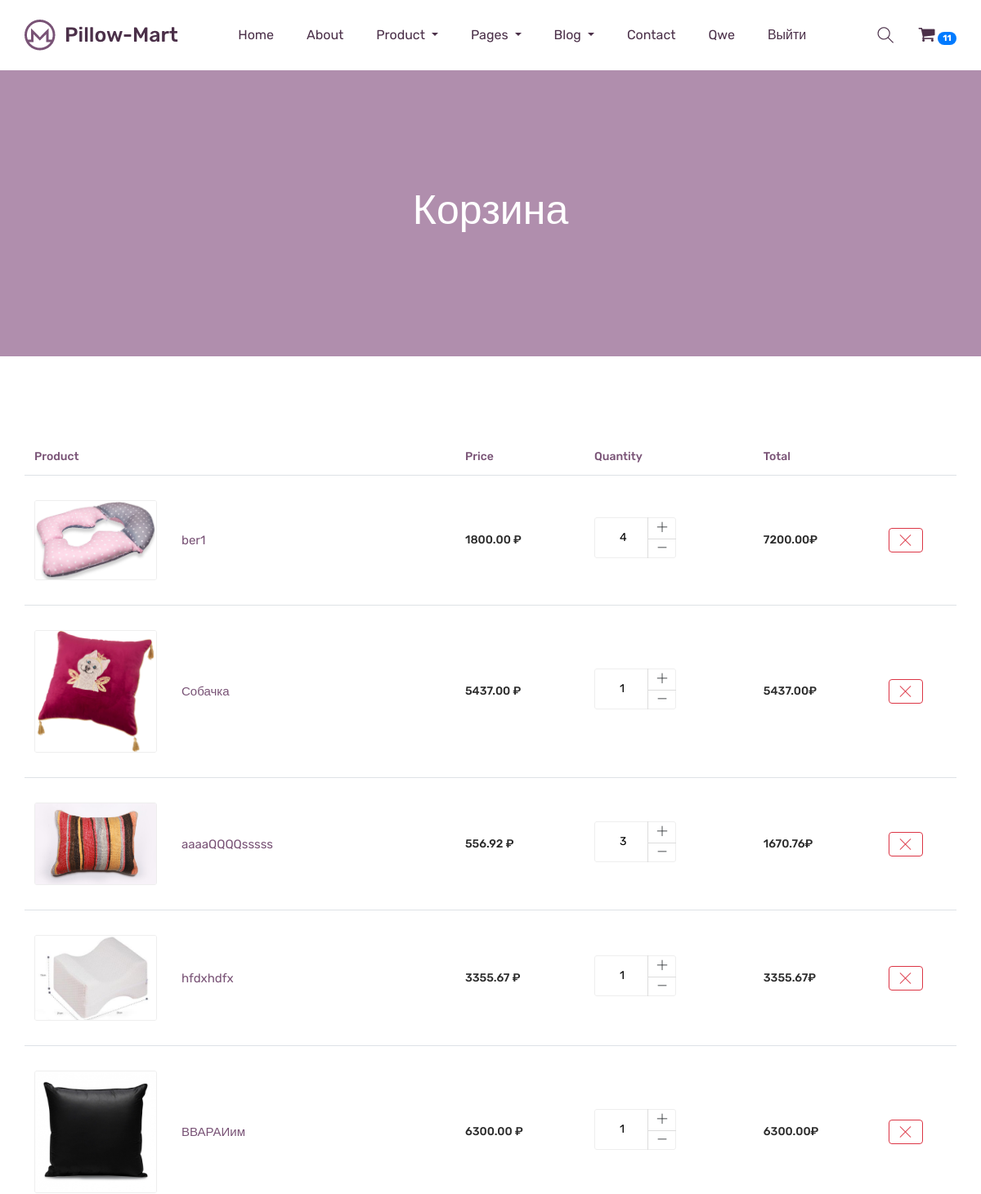
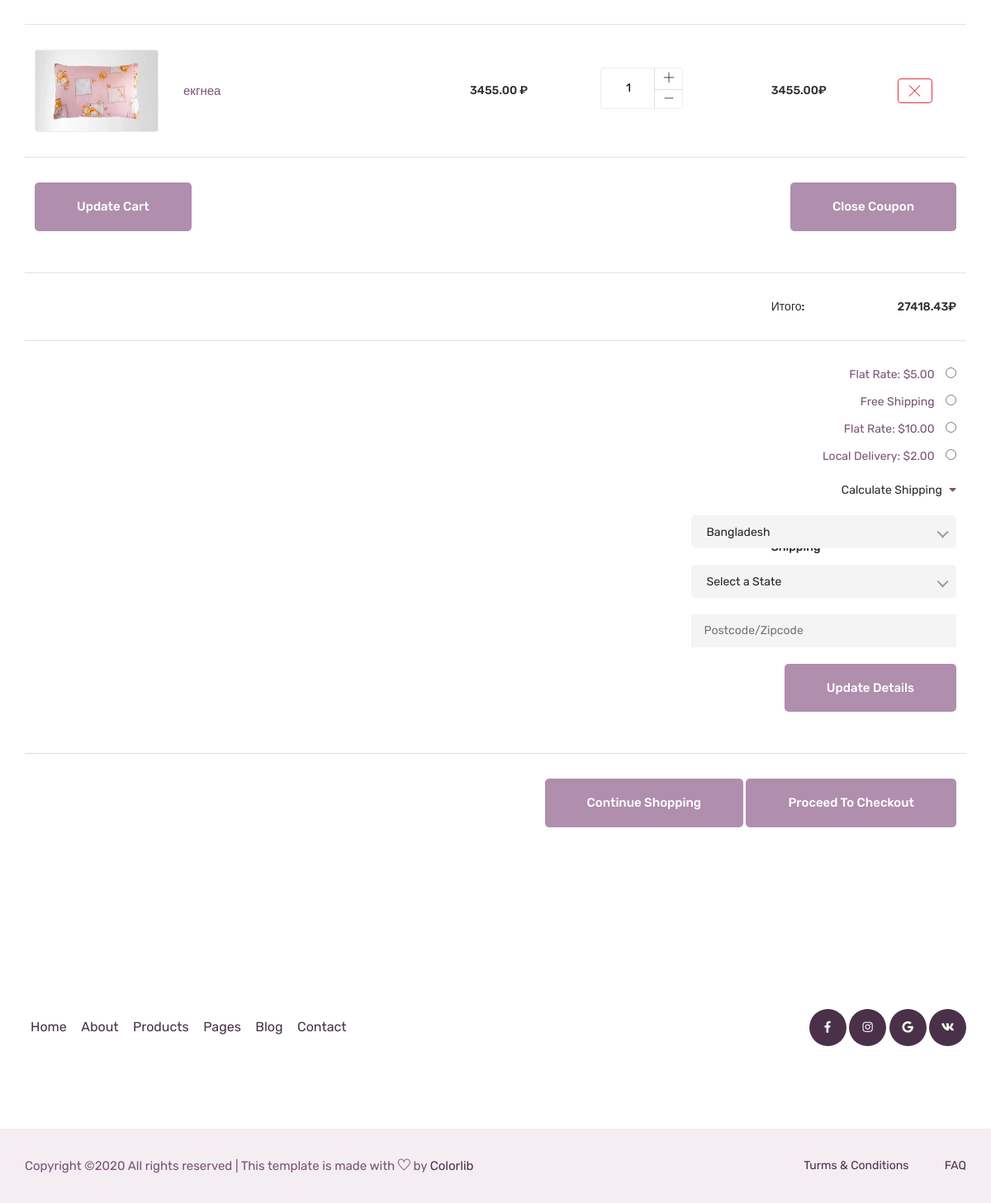
Page /basket/ (signed in) on the committed database (2 pictures, top to bottom).
### authapp/models.py (models this page shows, shortened)
class Buyer(AbstractUser):
    avatar = models.ImageField(verbose_name='Фото', upload_to='users_avatar', blank=True)
    age = models.PositiveIntegerField(verbose_name='возраст', default=18)
    activation_key = models.CharField(max_length=128, blank=True)
    activation_key_expires = models.DateTimeField(default=(now() + timedelta(hours=24)))

### basketapp/models.py (models this page shows)
class Basket(models.Model):
    buyer = models.ForeignKey(settings.AUTH_USER_MODEL, on_delete=models.CASCADE, related_name='basket_of_buyer')
    product = models.ForeignKey(Product, on_delete=models.CASCADE)
    quantity = models.PositiveIntegerField(verbose_name='количество', default=0)
    add_datetime = models.DateTimeField(verbose_name='время', auto_now_add=True)
    @property
    def product_cost(self):
        cost = self.product.price * self.quantity
        return cost
    @property
    def total_quantity(self):
        items = Basket.objects.filter(buyer=self.buyer)
        total = sum(list(map(lambda x: x.quantity, items)))
        return total
    @property
    def total_cost(self):
        items = Basket.objects.filter(buyer=self.buyer)
        total = sum(list(map(lambda x: x.product_cost, items)))
        return total

### mainapp/models.py (models this page shows, shortened)
class Product(models.Model):
    category = models.ForeignKey(ProductCategory, on_delete=models.CASCADE, verbose_name='Категория товара')
    type = models.ForeignKey(ProductType, on_delete=models.ForeignKey, verbose_name='Материал')
    name = models.CharField(verbose_name='Название товара', max_length=128)
    image = models.ImageField(verbose_name='Расположение фото', upload_to='foto_product',
                              blank=True)  # upload_to папк куда загрузится фото при добавлении товара и указания фото
    short_desc = models.CharField(verbose_name='краткое описание товара', max_length=60, blank=True)
    description = models.TextField(verbose_name='описание товара', blank=True)
    price = models.DecimalField(verbose_name='цена товара', max_digits=8, decimal_places=2, default=0)
    quantity = models.PositiveIntegerField(verbose_name='количество на складе', default=0)
    is_active = models.BooleanField(verbose_name='Активна', default=True)
    class Meta:  # для отображения в админке имя таблицы
        verbose_name = 'Товар'
        verbose_name_plural = 'Товары'

### basketapp/views.py (the view)
# urls.py: path('', basket_v.basket, name='main'),
@login_required
def basket(request):
    title = 'корзина'
    basket_itm = get_authorised_prod(request.user)
    variable_date = {
        'title': title,
        'basket_itm': basket_itm
    }
    return render(request, 'basketapp/basket.html', variable_date)

### basketapp/views.py (called while the page is built)
def get_authorised_prod(_user):
    _basket_itm = None
    if not _user.is_anonymous:
        _basket_itm = Basket.objects.filter(buyer=_user)  # собираем товары из корзины, для отображ. кол.-ва
    return _basket_itm

### mainapp/context_processors.py (called while the page is built)
def get_basket_itm(request):
    basket_itm = []
    if not request.user.is_anonymous:
        basket_itm = Basket.objects.filter(buyer=request.user)  # собираем товары из корзины, для отображ. кол.-ва
    return {
        'basket_itm': basket_itm
    }

### basketapp/templates/basketapp/basket.html
{% extends 'basketapp/base.html' %}
{% load static %}
{% block basket %}
    <section class="cart_area section_padding">
        <div class="container">
            <div class="cart_inner">
                <div class="table-responsive">
                    <table class="table">
                        <thead>
                            <tr>
                                <th scope="col">Product</th>
                                <th scope="col">Price</th>
                                <th scope="col">Quantity</th>
                                <th scope="col">Total</th>
                            </tr>
                        </thead>
                        <tbody class="product_jquery">
                            {% include 'basketapp/includes/inc_basket.html' %}
                        </tbody>
                    </table>
                    <div class="checkout_btn_inner float-right" style="padding-right: 12px;">
                        <a class="btn_1" href="#">Continue Shopping</a>
                        <a class="btn_1 checkout_btn_1" href="#">Proceed to checkout</a>
                    </div>
                </div>
            </div>
        </div>
    </section>
{% endblock basket %}

### mainapp/templates/mainapp/base.html (shortened to what this page needs)
{% load static %}
{% load my_tags %}
{% load compress %}
<!doctype html>
<html lang="zxx">
<head>
    {% compress css %}
        <link type="text/x-scss" href="{% static 'sass/style.scss' %}" rel="stylesheet" media="screen">
    {% endcompress %}
    {% block css %}
        {% block Bootstrap %}
            <link rel="stylesheet" href="{% static 'css/bootstrap.min.css' %}">
        {% endblock Bootstrap %}
        {% block animate %}
            <link rel="stylesheet" href="{% static 'css/animate.css' %}">
        {% endblock animate %}
        {% block owl_carousel %}
            <link rel="stylesheet" href="{% static 'css/owl.carousel.min.css' %}">
        {% endblock owl_carousel %}
        {% block awesome1 %}
            <link rel="stylesheet" href="{% static 'css/all.css' %}">
        {% endblock awesome1 %}
        {% block flaticon %}
            <link rel="stylesheet" href="{% static 'css/flaticon.css' %}">
            <link rel="stylesheet" href="{% static 'css/themify-icons.css' %}">
        {% endblock flaticon %}
        {% block awesome2 %}
            <link rel="stylesheet" href="{% static 'css/magnific-popup.css' %}">
        {% endblock awesome2 %}
        {% block swiper_css %}
            <link rel="stylesheet" href="{% static 'css/slick.css' %}">
        {% endblock swiper_css %}
        {% block style %}
            <link rel="stylesheet" href="{% static 'css/style.css' %}">
        {% endblock style %}
    {% endblock css %}
</head>
<body>
{% block header %}
    <header class="main_menu home_menu">
        <div class="container">
            <div class="row align-items-center justify-content-center">
                <div class="col-lg-12">
                    <nav class="navbar navbar-expand-lg navbar-light">
                        <a class="navbar-brand" href="{% url 'main' %}"> <img src="{% static 'img/logo.png' %}"
                                                                              alt="logo"> </a>
                        <div class="collapse navbar-collapse main-menu-item" id="navbarSupportedContent">
                            <ul class="navbar-nav">
                                <li class="nav-item">
                                    <a class="nav-link" href="{% url 'main' %}">Home</a>
                                </li>
                                <li class="nav-item">
                                    <a class="nav-link" href="about.html">about</a>
                                </li>
                                <li class="nav-item dropdown">
                                    <a class="nav-link dropdown-toggle" href="blog.html" id="navbarDropdown_1"
                                       role="button" data-toggle="dropdown" aria-haspopup="true" aria-expanded="false">
                                        product
                                    </a>
                                </li>
                                <li class="nav-item dropdown">
                                    <a class="nav-link dropdown-toggle" href="blog.html" id="navbarDropdown_3"
                                       role="button" data-toggle="dropdown" aria-haspopup="true" aria-expanded="false">
                                        pages
                                    </a>
                                </li>
                                <li class="nav-item dropdown">
                                    <a class="nav-link dropdown-toggle" href="blog.html" id="navbarDropdown_2"
                                       role="button" data-toggle="dropdown" aria-haspopup="true" aria-expanded="false">
                                        blog
                                    </a>
                                </li>
                                <li class="nav-item">
                                    <a class="nav-link" href="{% url 'contact' %}">Contact</a>
                                </li>
                                {% include 'mainapp/includes/inc_login_in_main_menu.html' %}
                            </ul>
                        </div>
                        <div class="hearer_icon d-flex align-items-center">
                            <a id="search_1" href="javascript:void(0)"><i class="ti-search"></i></a>
                            <a data-placement="bottom" title="{{ basket_itm.0.total_cost|floatformat:0 }} &#8381"
                               href="{% url 'basket:main' %}">
                                <i class="flaticon-shopping-cart-black-shape"></i>
                                {% if basket_itm %}
                                    <span class="badge badge-pill badge-primary ">{{ basket_itm.0.total_quantity }}</span>
                                {% endif %}
                            </a>
                        </div>
                    </nav>
                </div>
            </div>
        </div>
    </header>
{% endblock header %}
{% block breadcrumb %}
    <section class="breadcrumb_part">
        <div class="container">
            <div class="row">
                <div class="col-lg-12">
                    <div class="breadcrumb_iner">
                        <h2>{{ title }}</h2>
                    </div>
                </div>
            </div>
        </div>
    </section>
{% endblock breadcrumb %}
{% block basket %}
{% endblock basket %}
{% block footer %}
    <footer class="footer_part">
        <div class="footer_iner">
            <div class="container">
                <div class="row justify-content-between align-items-center">
                    <div class="col-lg-8">
                        <div class="footer_menu">
                            <div class="footer_menu_item">
                                <a href="{% url 'main' %}">Home</a>
                                <a href="about.html">About</a>
                                <a href="{% url 'products:index' %}">Products</a>
                                <a href="#">Pages</a>
                                <a href="blog.html">Blog</a>
                                <a href="{% url 'contact' %}">Contact</a>
                            </div>
                        </div>
                    </div>
                    <div class="col-lg-4">
                        <div class="social_icon">
                            <a href="#"><i class="fab fa-facebook-f"></i></a>
                            <a href="#"><i class="fab fa-instagram"></i></a>
                            <a href="{% url 'social:begin' 'google-oauth2' %}?next=/"><i class="fab fa-google"></i></a>
                            <a href="{% url 'social:begin' 'vk-oauth2' %}?next=/"><i class="fab fa-vk"></i></a>
                        </div>
                    </div>
                </div>
            </div>
        </div>
        <div class="copyright_part">
            <div class="container">
                <div class="row ">
                    <div class="col-lg-12">
                        <div class="copyright_text">
                            <P>
                                Copyright &copy;<script>document.write(new Date().getFullYear());</script>
                                All rights reserved | This template is made with <i class="ti-heart"
                                                                                    aria-hidden="true"></i> by <a
                                        href="https://colorlib.com" target="_blank">Colorlib</a>
                            </P>
                            <div class="copyright_link">
                                <a href="#">Turms & Conditions</a>
                                <a href="#">FAQ</a>
                            </div>
                        </div>
                    </div>
                </div>
            </div>
        </div>
    </footer>
{% endblock footer %}
</body>
</html>

### mainapp/templates/mainapp/includes/inc_login_in_main_menu.html (shortened to what this page needs)
{% if user.is_authenticated %}
    <li class="nav-item">
        <a class="nav-link" href="{% url 'authapp:edit' %}">
            {% if user.first_name %}
            {{ user.first_name }}
            {% else %}
            {{ user.username }}
            {% endif %}
        </a>
    <li class="nav-item">
        <a class="nav-link" href="{% url 'authapp:logout' %}">
            Выйти
        </a>
    </li>
{% endif %}

### basketapp/templates/basketapp/includes/inc_basket.html (shortened to what this page needs)
{% for itm in basket_itm %}
    <tr>
        <td>
            <div class="media">
                <div class="d-flex">
                    <img src="/media/{{ itm.product.image }}" alt="Фото"/>
                </div>
                <div class="media-body">
                    <a href="{% url 'products:single_product' itm.product.id %}"><p>{{ itm.product.name }}</p></a>
                </div>
            </div>
        </td>
        <td>
            <h5>{{ itm.product.price }} &#8381;</h5>
        </td>
        <td>
            <div class="product_count">
                <span class="input-number-decrement"> <i class="ti-minus"></i></span>
                <input class="input-number" type="text" name="{{ itm.pk }}" value="{{ itm.quantity }}" min="0"
                       max="10">
                <span class="input-number-increment"> <i class="ti-plus"></i></span>
            </div>
        </td>
        <td>
            <h5>{{ itm.product_cost }}&#8381;</h5>
        </td>
        <td>
            <a href="{% url 'basket:remove' itm.id %}" >
                <span class="btn btn-outline-danger ti-close"></span>
            </a>
        </td>
    </tr>
{% endfor basket_itm %}
<tr class="bottom_button">
    <td>
        <a class="btn_1" href="#">Update Cart</a>
    </td>
    <td></td>
    <td></td>
    <td>
        <div class="cupon_text float-right">
            <a class="btn_1" href="#">Close Coupon</a>
        </div>
    </td>
</tr>
<tr>
    <td></td>
    <td></td>
    <td></td>
    <td>
        <h5>Итого:</h5>
    </td>
    <td>
        <h5>{{ basket_itm.0.total_cost }}&#8381</h5>
    </td>
</tr>
<tr class="shipping_area">
    <td></td>
    <td></td>
    <td></td>
    <td>
        <h5>Shipping</h5>
    </td>
    <td>
        <div class="shipping_box">
            <ul class="list">
                <li>
                    Flat Rate: $5.00
                    <input type="radio" aria-label="Radio button for following text input">
                </li>
                <li>
                    Free Shipping
                    <input type="radio" aria-label="Radio button for following text input">
                </li>
                <li>
                    Flat Rate: $10.00
                    <input type="radio" aria-label="Radio button for following text input">
                </li>
                <li class="active">
                    Local Delivery: $2.00
                    <input type="radio" aria-label="Radio button for following text input">
                </li>
            </ul>
            <h6>
                Calculate Shipping
                <i class="fa fa-caret-down" aria-hidden="true"></i>
            </h6>
            <input class="post_code" type="text" placeholder="Postcode/Zipcode"/>
            <a class="btn_1" href="#">Update Details</a>
        </div>
    </td>
</tr>

### static/css/all.css (style rules this page uses)
.fa, .fas, .far, .fal, .fab { -moz-osx-font-smoothing: grayscale; -webkit-font-smoothing: antialiased; display: inline-block; font-style: normal; font-variant: normal; text-rendering: auto; line-height: 1; }
.fa-caret-down:before { content: "\f0d7"; }
.fa-facebook-f:before { content: "\f39e"; }
.fa-google:before { content: "\f1a0"; }
.fa-instagram:before { content: "\f16d"; }
.fa-vk:before { content: "\f189"; }
.fab { font-family: 'Font Awesome 5 Brands'; }
.fa, .fas { font-family: 'Font Awesome 5 Free'; font-weight: 900; }

### rows in the picture
Buyer: first_name "Qwe"
Basket: buyer+quantity "11", product.image (picture), product.name "ber1", product.price "1800.00", quantity "4", product_cost "7200.00", buyer+product+quantity "27418.43"
Basket: product.image (picture), product.name "Собачка", product.price "5437.00", quantity "1", product_cost "5437.00"
Basket: product.image (picture), product.name "aaaaQQQQsssss", product.price "556.92", quantity "3", product_cost "1670.76"
Basket: product.image (picture), product.name "hfdxhdfx", product.price "3355.67", quantity "1", product_cost "3355.67"
Basket: product.image (picture), product.name "ВВАРАИим", product.price "6300.00", quantity "1", product_cost "6300.00"
Basket: product.image (picture), product.name "екгнеа", product.price "3455.00", quantity "1", product_cost "3455.00"

### other values in the picture
{{ title }} "Корзина"
